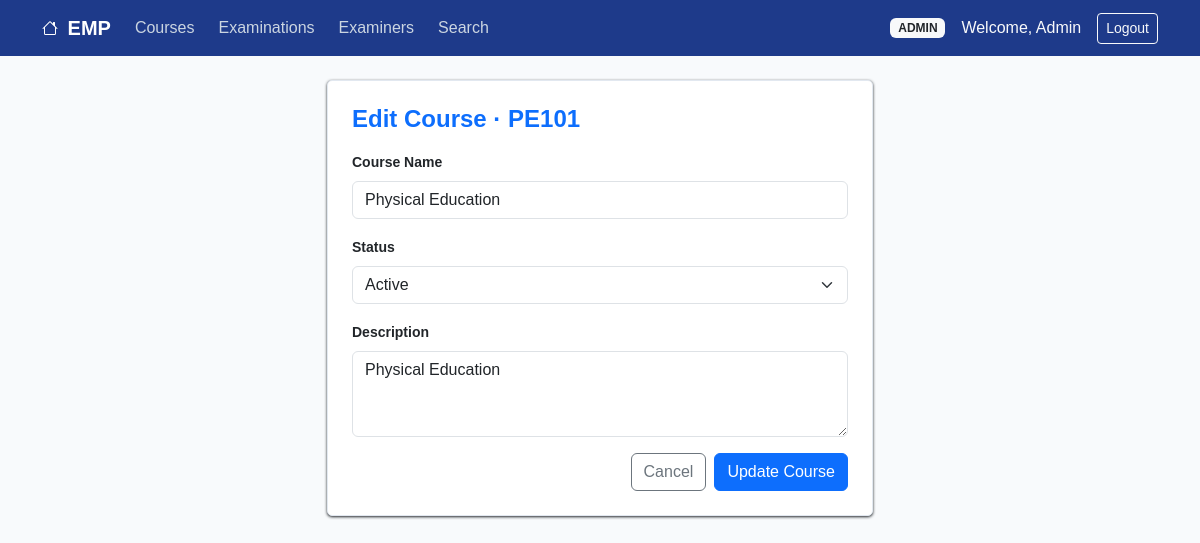
The app's page /admin/courses/edit/2 (signed in) with its own data.
### models.py (models this page shows, shortened)
class User(UserMixin, db.Model):
    __tablename__ = 'users'
    id = db.Column(db.Integer, primary_key=True)
    username = db.Column(db.String(80), unique=True, nullable=False)
    email = db.Column(db.String(120), unique=True, nullable=False)
    password_hash = db.Column(db.String(255), nullable=False)
    full_name = db.Column(db.String(120), nullable=False)
    role = db.Column(db.String(20), nullable=False) #admin, examiner, student
    is_approved = db.Column(db.Boolean, default=False)
    is_active_user = db.Column(db.Boolean, default=True)
    created_at = db.Column(db.DateTime, default=datetime.utcnow)
    examiner_profile = db.relationship('ExaminerProfile', backref='user', uselist=False, cascade='all, delete-orphan')

class Course(db.Model):
    __tablename__ = 'courses'
    id = db.Column(db.Integer, primary_key=True)
    code = db.Column(db.String(20), unique=True, nullable=False)
    name = db.Column(db.String(150), nullable=False)
    description = db.Column(db.Text)
    status = db.Column(db.String(20), default='Active')
    created_at = db.Column(db.DateTime, default=datetime.utcnow)
    examinations = db.relationship('Examination', backref='course', cascade='all, delete-orphan', lazy=True)

### routes.py (the view, shortened to what this page needs)
@main_bp.route('/admin/courses/edit/<int:course_id>', methods=['POST', 'GET'])
@role_required('admin')
def admin_edit_course(course_id):
    course = Course.query.get_or_404(course_id)
    return render_template('admin/edit_courses.html', course=course)

### app.py (called while the page is built)
def create_app():
    app = Flask(__name__)
    app.config['SECRET_KEY'] = 'emp-project-secret-key'
    base_dir = os.path.abspath(os.path.dirname(__file__))
    os.makedirs(os.path.join(base_dir, 'instance'), exist_ok=True)
    app.config['SQLALCHEMY_DATABASE_URI'] = 'sqlite:///' + os.path.join(base_dir, 'instance', 'emp.db')
    app.config['SQLALCHEMY_TRACK_MODIFICATIONS'] = False
    db.init_app(app)
    login_manager = LoginManager()
    login_manager.login_view = 'main.login'
    login_manager.login_message = 'Please log in to access this page.'
    login_manager.login_message_category = 'warning'
    login_manager.init_app(app)
    @login_manager.user_loader
    def load_user(user_id):
        return User.query.get(int(user_id))
    from routes import main_bp
    app.register_blueprint(main_bp)
    return app

### routes.py (called while the page is built)
def role_required(*roles):
    def decorator(f):
        @wraps(f)
        def decorated_function(*args, **kwargs):
            if not current_user.is_authenticated:
                flash("Please log in first", "warning")
                return redirect(url_for('main.login'))
            if current_user.role not in roles:
                flash("Access Denied: You do not have permission to access this page.", "danger")
                return redirect(url_for('main.index'))
            if current_user.role == 'examiner' and not current_user.is_approved:
                flash("Your account is pending admin approval.", "warning")
                return redirect(url_for('main.pending_approval'))
            return f(*args, **kwargs)
        return decorated_function
    return decorator

### templates/admin/edit_courses.html (shortened to what this page needs)
{% extends 'base.html' %}
{% block content %}
<div class="row justify-content-center my-4">
    <div class="col-md-6">
        <div class="card p-4">
            <h4 class="fw-bold mb-3 text-primary">Edit Course &middot; {{ course.code }}</h4>
            <form action="{{ url_for('main.admin_edit_course', course_id=course.id) }}" method="POST">
                <div class="mb-3">
                    <label class="form-label small fw-semibold">Course Name</label>
                    <input type="text" class="form-control" name="name" value="{{ course.name }}" required>
                </div>
                <div class="mb-3">
                    <label class="form-label small fw-semibold">Status</label>
                    <select class="form-select" name="status">
                        <option value="Active" {% if course.status == 'Active' %}selected{% endif %}>Active</option>
                    </select>
                </div>
                <div class="mb-3">
                    <label class="form-label small fw-semibold">Description</label>
                    <textarea class="form-control" name="description" rows="3">{{ course.description }}</textarea>
                </div>
                <div class="d-flex justify-content-end gap-2">
                    <a href="{{ url_for('main.admin_courses') }}" class="btn btn-outline-secondary">Cancel</a>
                    <button type="submit" class="btn btn-primary">Update Course</button>
                </div>
            </form>
        </div>
    </div>
</div>
{% endblock %}

### templates/base.html (shortened to what this page needs)
<!DOCTYPE html>
<html lang="en">
<head>
    <link href="https://cdn.jsdelivr.net/npm/bootstrap@5.3.0/dist/css/bootstrap.min.css" rel="stylesheet">
</head>
<body>
    <nav class="navbar navbar-expand-lg navbar-dark navbar-custom">
        <div class="container">
            <a class="navbar-brand fw-bold" href="{% if current_user.is_authenticated %}{% if current_user.role == 'admin' %}{{ url_for('main.admin_dashboard') }}{% elif current_user.role == 'examiner' %}{{ url_for('main.examiner_dashboard') }}{% else %}{{ url_for('main.student_dashboard') }}{% endif %}{% else %}{{ url_for('main.index') }}{% endif %}">   EMP</a>
            <div class="collapse navbar-collapse" id="navbarNav">
                <ul class="navbar-nav me-auto mb-2 mb-lg-0 gap-2">
                    {% if current_user.is_authenticated and current_user.role == 'admin' %}
                    <li class="nav-item">
                        <a class="nav-link" href="{{ url_for('main.admin_courses') }}">Courses</a>
                    </li>
                    <li class="nav-item">
                        <a class="nav-link" href="{{ url_for('main.admin_examinations') }}">Examinations</a>
                    </li>
                    <li class="nav-item">
                        <a class="nav-link" href="{{ url_for('main.admin_examiners') }}">Examiners</a>
                    </li>
                    <li class="nav-item">
                        <a class="nav-link" href="{{ url_for('main.admin_search') }}">Search</a>
                    </li>
                    {% endif %}
                </ul>
            </div>
            <div class="ms-auto d-flex align-items-center">
                {% if current_user.is_authenticated %}
                    <span class="badge bg-light text-dark text-uppercase me-3">{{ current_user.role }}</span>
                    <span class="text-light me-3">Welcome, {{ current_user.full_name }}</span>
                    <a href="{{ url_for('main.logout') }}" class="btn btn-outline-light btn-sm">Logout</a>
                {% else %}
                    <a href="{{ url_for('main.login') }}" class="btn btn-outline-light btn-sm me-2">Login</a>
                    <a href="{{ url_for('main.register') }}" class="btn btn-light btn-sm text-primary fw-bold">Register</a>
                {% endif %}
            </div>
        </div>
    </nav>
    <main class="container my-4">
        {% block content %}{% endblock %}
    </main>
</body>
</html>

### templates/base.html (style rules this page uses)
body { background-color: #f8fafc; font-family: Arial, sans-serif; }
.navbar-custom { background-color: #1e3a8a; }
.navbar-brand { font-weight: bold; color: white !important; }
.nav-link { color: #cbd5e1 !important; }
.card { border: 1px solid #e2e8f0; border-radius: 5px; box-shadow: 0 1px 3px }

### records on screen
User: role "ADMIN", full_name "Admin"
Course: code "PE101", name "Physical Education", status "Active", description "Physical Education"
